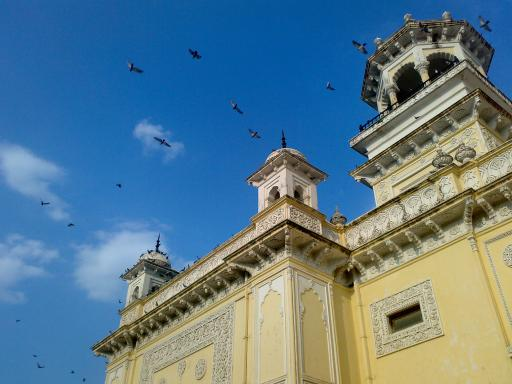
#> input picture project/Introductory projects/26-Feature Detection/sample 1/home.jpg, 512 x 384 px
$ python FeatureDetection.py
#> lines starting #> are read from the running program, lines starting #| are printed output that depends on the picture
import cv2
from matplotlib import pyplot as plt

img = cv2.imread('home.jpg')
#> img is the input picture: shape (384, 512, 3); mean B, G, R 141.2, 123.9, 91.6

# surf = cv2.xfeatures2d.SURF_create()  # surf method

sift = cv2.SIFT_create()  # sift method
orb = cv2.ORB_create(nfeatures=500)  # (nfeatures: precision)   "  orb method

sift_keypoints, descriptor1 = sift.detectAndCompute(img, None)
#> sift_keypoints = 885 keypoints; strongest (x, y, size): (404, 317, 19.1), (408, 83, 17.5), (158, 241, 1.8), (157, 246, 2.4)
orb_keypoints, descriptor2 = orb.detectAndCompute(img, None)
#> orb_keypoints = 500 keypoints; strongest (x, y, size): (424, 82, 31), (423, 80, 31), (369, 157, 31), (369, 155, 31)

draw1 = cv2.drawKeypoints(img, sift_keypoints, None)
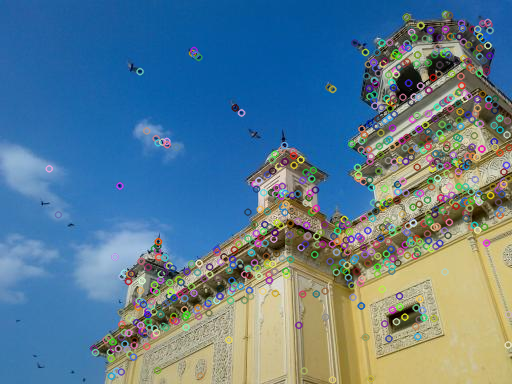
#> draw1: shape (384, 512, 3); mean B, G, R 143.6, 124.7, 92.2
draw2 = cv2.drawKeypoints(img, orb_keypoints, None)
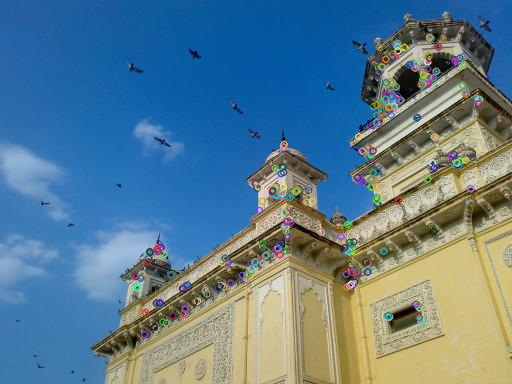
#> draw2: shape (384, 512, 3); mean B, G, R 142.3, 124.4, 92

title = ['sift', 'orb']
image = [draw1, draw2]

for i in range(2):
    plt.subplot(1, 2, i + 1), plt.imshow(image[i], 'gray')
    plt.title(title[i])
    plt.xticks([]), plt.yticks([])  # coordinate with ruler

plt.show()
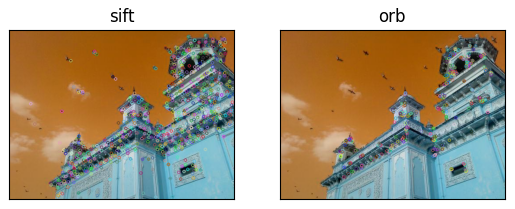
#> figure drawn by matplotlib, 2 panels; B, G, R data is drawn as R, G, B
